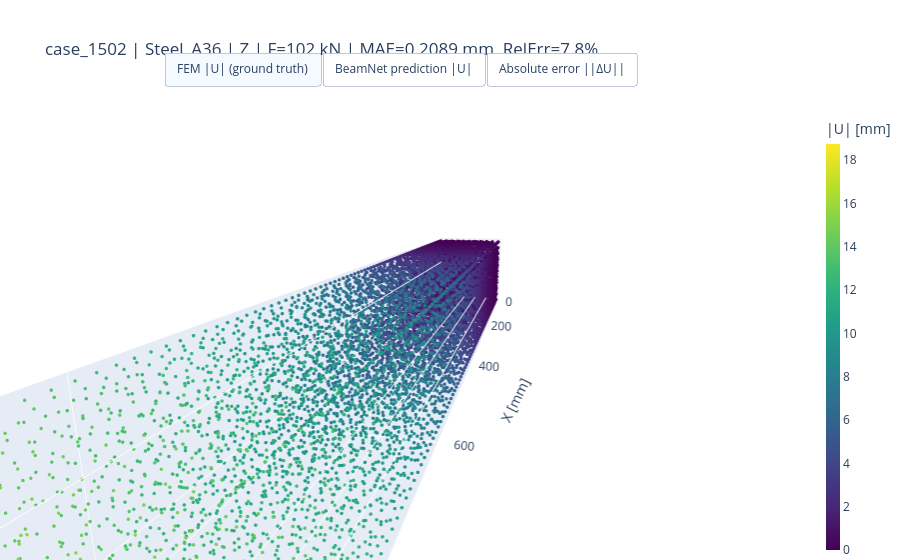

The code cell stored with this chart in its notebook:
### Code cell
# Interactive 3D comparison with toggle buttons
if (ROOT / 'saves' / 'beam_pinn.pt').exists():
    import plotly.graph_objects as go

    fem_mag  = np.linalg.norm(true_mm,  axis=1).astype(float)
    pred_mag = np.linalg.norm(pred_mm, axis=1).astype(float)
    err_mag  = np.linalg.norm(pred_mm - true_mm, axis=1).astype(float)

    _c = coords.astype(float)
    vmax_u = max(fem_mag.max(), pred_mag.max())

    panels = [
        (fem_mag,  'FEM |U| (ground truth)',   'Viridis', 0, vmax_u,       '|U| [mm]'),
        (pred_mag, 'BeamNet prediction |U|',   'Viridis', 0, vmax_u,       '|U| [mm]'),
        (err_mag,  'Absolute error ||ΔU||',    'Reds',    0, err_mag.max(),'|ΔU| [mm]'),
    ]

    scene_cfg = dict(
        xaxis_title='X [mm]', yaxis_title='Y [mm]', zaxis_title='Z [mm]',
        aspectmode='data',
        camera=dict(eye=dict(x=2.0, y=0.5, z=0.5)),
    )

    traces = []
    for i, (data, title, cmap, cmin, cmax, clabel) in enumerate(panels):
        traces.append(go.Scatter3d(
            x=_c[:,0], y=_c[:,1], z=_c[:,2],
            mode='markers', name=title, visible=(i == 0),
            marker=dict(size=2, color=data, colorscale=cmap, cmin=cmin, cmax=cmax,
                        colorbar=dict(title=clabel, thickness=14), showscale=True),
        ))

    buttons = []
    for i, (_, title, _, _, _, _) in enumerate(panels):
        buttons.append(dict(
            label=title, method='update',
            args=[{'visible': [j == i for j in range(len(panels))]},
                  {'title': f"{entry['case_id']} | {params['material']} | "                            f"{params['load_dir']} | F={params['force_N']/1000:.0f} kN | {title}"}],
        ))

    fig3d = go.Figure(data=traces)
    fig3d.update_layout(
        title=(f"{entry['case_id']} | {params['material']} | {params['load_dir']} | "               f"F={params['force_N']/1000:.0f} kN | "               f"MAE={m['mae']:.4f} mm  RelErr={m['rel_err']:.1f}%"),
        scene=scene_cfg,
        updatemenus=[dict(type='buttons', direction='right',
                          x=0.5, xanchor='center', y=1.13, yanchor='top',
                          buttons=buttons, showactive=True)],
        height=560, margin=dict(l=0, r=0, t=110, b=0),
    )
    fig3d.show()

### Figure 1 — Plotly figure (JSON) as saved in the notebook; plotly's stock layout.template omitted (floating-point values rounded to 4 significant figures; data arrays with more than 128 entries replaced by an {"elided": "..."} marker saying what was removed)
{"data": [{"marker": {"cmax": 18.75, "cmin": 0, "color": {"elided": "9403 float values"}, "colorbar": {"thickness": 14, "title": {"text": "|U| [mm]"}}, "colorscale": [[0, "#440154"], [0.1111, "#482878"], [0.2222, "#3e4989"], [0.3333, "#31688e"], [0.4444, "#26828e"], [0.5556, "#1f9e89"], [0.6667, "#35b779"], [0.7778, "#6ece58"], [0.8889, "#b5de2b"], [1, "#fde725"]], "showscale": true, "size": 2}, "mode": "markers", "name": "FEM |U| (ground truth)", "type": "scatter3d", "visible": true, "x": {"elided": "9403 float values"}, "y": {"elided": "9403 float values"}, "z": {"elided": "9403 float values"}}, {"marker": {"cmax": 18.75, "cmin": 0, "color": {"elided": "9403 float values"}, "colorbar": {"thickness": 14, "title": {"text": "|U| [mm]"}}, "colorscale": [[0, "#440154"], [0.1111, "#482878"], [0.2222, "#3e4989"], [0.3333, "#31688e"], [0.4444, "#26828e"], [0.5556, "#1f9e89"], [0.6667, "#35b779"], [0.7778, "#6ece58"], [0.8889, "#b5de2b"], [1, "#fde725"]], "showscale": true, "size": 2}, "mode": "markers", "name": "BeamNet prediction |U|", "type": "scatter3d", "visible": false, "x": {"elided": "9403 float values"}, "y": {"elided": "9403 float values"}, "z": {"elided": "9403 float values"}}, {"marker": {"cmax": 1.592, "cmin": 0, "color": {"elided": "9403 float values"}, "colorbar": {"thickness": 14, "title": {"text": "|ΔU| [mm]"}}, "colorscale": [[0, "rgb(255,245,240)"], [0.125, "rgb(254,224,210)"], [0.25, "rgb(252,187,161)"], [0.375, "rgb(252,146,114)"], [0.5, "rgb(251,106,74)"], [0.625, "rgb(239,59,44)"], [0.75, "rgb(203,24,29)"], [0.875, "rgb(165,15,21)"], [1, "rgb(103,0,13)"]], "showscale": true, "size": 2}, "mode": "markers", "name": "Absolute error ||ΔU||", "type": "scatter3d", "visible": false, "x": {"elided": "9403 float values"}, "y": {"elided": "9403 float values"}, "z": {"elided": "9403 float values"}}], "layout": {"height": 560, "margin": {"b": 0, "l": 0, "r": 0, "t": 110}, "scene": {"aspectmode": "data", "camera": {"eye": {"x": 2, "y": 0.5, "z": 0.5}}, "xaxis": {"title": {"text": "X [mm]"}}, "yaxis": {"title": {"text": "Y [mm]"}}, "zaxis": {"title": {"text": "Z [mm]"}}}, "title": {"text": "case_1502 | Steel_A36 | Z | F=102 kN | MAE=0.2089 mm  RelErr=7.8%"}, "updatemenus": [{"buttons": [{"args": [{"visible": [true, false, false]}, {"title": "case_1502 | Steel_A36 | Z | F=102 kN | FEM |U| (ground truth)"}], "label": "FEM |U| (ground truth)", "method": "update"}, {"args": [{"visible": [false, true, false]}, {"title": "case_1502 | Steel_A36 | Z | F=102 kN | BeamNet prediction |U|"}], "label": "BeamNet prediction |U|", "method": "update"}, {"args": [{"visible": [false, false, true]}, {"title": "case_1502 | Steel_A36 | Z | F=102 kN | Absolute error ||ΔU||"}], "label": "Absolute error ||ΔU||", "method": "update"}], "direction": "right", "showactive": true, "type": "buttons", "x": 0.5, "xanchor": "center", "y": 1.13, "yanchor": "top"}]}}
